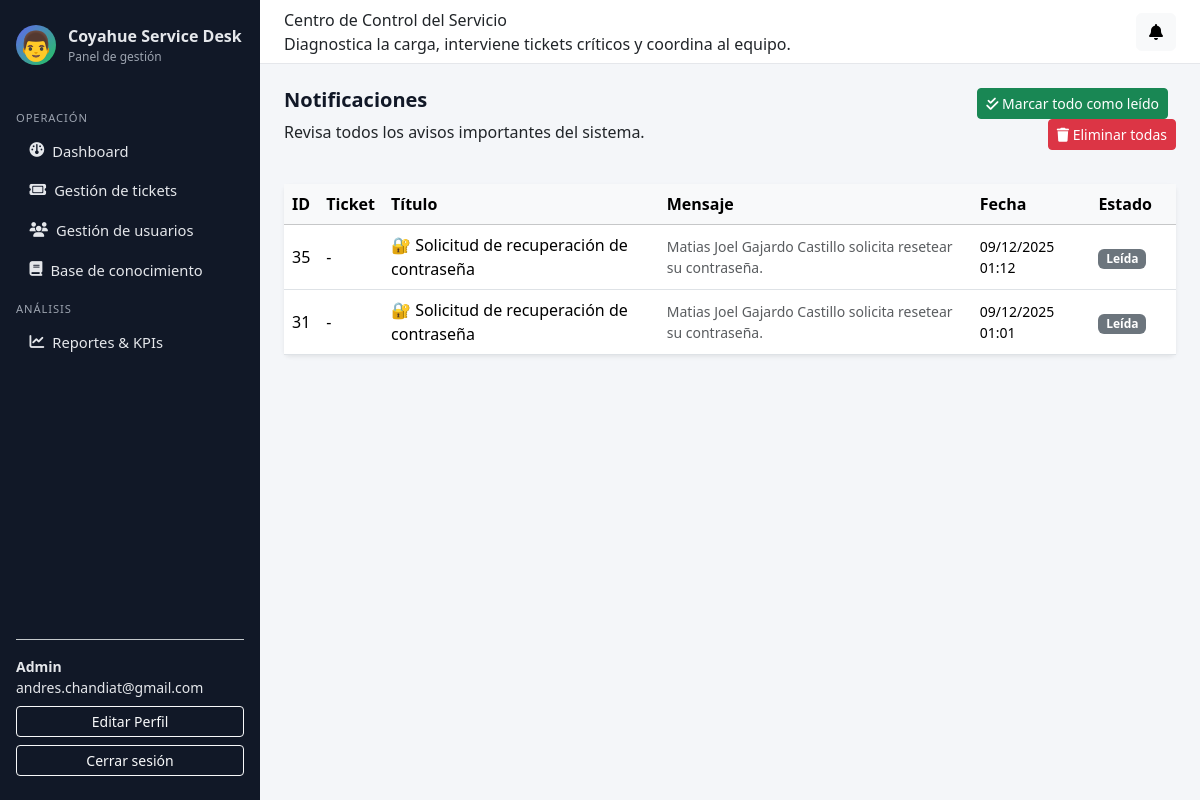
/panel/notificaciones/ (signed in), run on the app's committed database.
### accounts/models.py (models this page shows, shortened)
class Usuario(AbstractUser):
    username = None
    email = models.EmailField("email address", unique=True)
    rol = models.ForeignKey(
        Rol,
        on_delete=models.PROTECT,
        related_name="usuarios",
        null=True,
        blank=True,
    )
    telefono = models.CharField(max_length=30, blank=True)
    departamento = models.CharField(max_length=100, blank=True)
    activo = models.BooleanField(default=True)
    AVATAR_CHOICES = [
        ('👤', '👤 Persona'),
        ('👨', '👨 Hombre'),
        ('👩', '👩 Mujer'),
        ('🧑', '🧑 Persona neutra'),
        ('👔', '👔 Profesional'),
        ('💼', '💼 Ejecutivo'),
        ('🎓', '🎓 Estudiante'),
        ('⚙️', '⚙️ Técnico'),
    ]
    avatar = models.CharField(
        max_length=10,
        choices=AVATAR_CHOICES,
        default='👤',
        help_text="Ícono de perfil personalizado"
    )
    fecha_creacion = models.DateTimeField(auto_now_add=True)
    fecha_actualizacion = models.DateTimeField(auto_now=True)
    USERNAME_FIELD = "email"
    REQUIRED_FIELDS: list[str] = []  # no pedimos username, solo email + password
    objects = UsuarioManager()

class Rol(models.Model):
    nombre_rol = models.CharField(max_length=50, unique=True)
    descripcion = models.TextField(blank=True)
    permisos = models.JSONField(default=dict, blank=True)
    fecha_creacion = models.DateTimeField(auto_now_add=True)

### notifications/models.py (models this page shows, shortened)
class Notificacion(models.Model):
    ticket = models.ForeignKey(Ticket, on_delete=models.CASCADE, related_name="notificaciones", null=True, blank=True)
    usuario_destino = models.ForeignKey(
        Usuario, on_delete=models.CASCADE, related_name="notificaciones"
    )
    tipo_notificacion = models.CharField(max_length=50)  # creacion, asignacion, cambio_estado...
    titulo = models.CharField(max_length=200)
    mensaje = models.TextField()
    fecha_envio = models.DateTimeField(auto_now_add=True)
    leida = models.BooleanField(default=False)
    canal_notificacion = models.CharField(max_length=50, default="portal")  # portal, correo, etc.

### accounts/views.py (the view)
# urls.py: path("panel/notificaciones/", notificaciones_listar, name="notificaciones_listar"),
@login_required
def notificaciones_listar(request):
    notificaciones = Notificacion.objects.filter(
        usuario_destino=request.user
    ).order_by("-fecha_envio")
    return render(request, "notificaciones/listar.html", {
        "notificaciones": notificaciones
    })

### notifications/context_processors.py (called while the page is built)
def notificaciones_context(request):
    if not request.user.is_authenticated:
        return {}
    qs = Notificacion.objects.filter(
        usuario_destino=request.user,
        leida=False
    ).order_by("-fecha_envio")
    return {
        "notificaciones_no_leidas": qs,
        "total_notificaciones_no_leidas": qs.count(),
    }

### templates/notificaciones/listar.html (shortened to what this page needs)
{% extends "base_admin.html" %}
{% block content %}
<div class="row mb-4">
    <div class="col-md-8">
        <h1 class="page-title mb-2">Notificaciones</h1>
        <p class="page-subtitle">Revisa todos los avisos importantes del sistema.</p>
    </div>
    <div class="col-md-4 text-end">
        <a href="{% url 'marcar_todas_leidas' %}" class="btn btn-success btn-sm me-2">
            <i class="fas fa-check-double"></i> Marcar todo como leído
        </a>
        <a href="{% url 'eliminar_todas_notificaciones' %}" class="btn btn-danger btn-sm">
            <i class="fas fa-trash"></i> Eliminar todas
        </a>
    </div>
</div>
<div class="card shadow-sm border-0">
    <div class="card-body p-0">
        <table class="table table-hover align-middle mb-0">
            <thead class="table-light">
                <tr>
                    <th>ID</th>
                    <th>Ticket</th>
                    <th>Título</th>
                    <th>Mensaje</th>
                    <th>Fecha</th>
                    <th>Estado</th>
                    <th></th>
                </tr>
            </thead>
            <tbody>
            {% if notificaciones %}
                {% for notif in notificaciones %}
                <tr class="{% if not notif.leida %}table-warning{% endif %}">
                    <td>{{ notif.id }}</td>
                    <td>
                        {% if notif.ticket %}
                            #{{ notif.ticket.id }} - {{ notif.ticket.titulo|truncatechars:40 }}
                        {% else %}
                            -
                        {% endif %}
                    </td>
                    <td>{{ notif.titulo }}</td>
                    <td class="small text-muted">
                        {{ notif.mensaje|truncatechars:100 }}
                    </td>
                    <td class="small">
                        {{ notif.fecha_envio|date:"d/m/Y H:i" }}
                    </td>
                    <td>
                        {% if notif.leida %}
                            <span class="badge bg-secondary">Leída</span>
                        {% else %}
                            <span class="badge bg-warning text-dark">Pendiente</span>
                        {% endif %}
                    </td>
                    <td>
                    </td>
                </tr>
                {% endfor %}
            {% else %}
                <tr>
                    <td colspan="7" class="text-center py-4 text-muted">
                        No hay notificaciones registradas.
                    </td>
                </tr>
            {% endif %}
            </tbody>
        </table>
    </div>
</div>
{% endblock %}

### templates/base_admin.html (shortened to what this page needs)
{% load static %}
<!DOCTYPE html>
<html lang="es">
<head>
    <link href="https://cdn.jsdelivr.net/npm/bootstrap@5.3.2/dist/css/bootstrap.min.css" rel="stylesheet"/>
    <link rel="stylesheet"
        href="https://cdnjs.cloudflare.com/ajax/libs/font-awesome/6.5.0/css/all.min.css"
/>
</head>
<body>
<div class="layout-wrapper">
    <aside class="sidebar">
        <div class="sidebar-brand">
            <div class="sidebar-brand-icon" style="font-size: 1.8rem;">{{ user.avatar }}</div>
            <div>
                <div class="fw-semibold">Coyahue Service Desk</div>
                <div style="font-size: 0.75rem; color: #9ca3af;">Panel de gestión</div>
            </div>
        </div>
        <nav class="sidebar-nav">
            <div class="sidebar-section-title">Operación</div>
            {% if request.user.is_authenticated and request.user.rol %}
                {% if request.user.rol.nombre_rol|upper == "ADMIN" %}
                    <a href="{% url 'dashboard_admin' %}" class="{% if request.resolver_match.url_name == 'dashboard_admin' %}active-link{% endif %}">
                        <i class="fa-solid fa-gauge"></i> <span>Dashboard</span>
                    </a>
                    <a href="{% url 'tickets_listar' %}" class="{% if request.resolver_match.url_name == 'tickets_listar' %}active-link{% endif %}">
                        <i class="fa-solid fa-ticket"></i> <span>Gestión de tickets</span>
                    </a>
                    <a href="{% url 'usuarios_listar' %}" class="{% if request.resolver_match.url_name in 'usuarios_listar usuarios_crear usuarios_editar usuarios_eliminar' %}active-link{% endif %}">
                        <i class="fa-solid fa-users"></i> <span>Gestión de usuarios</span>
                    </a>
                    <a href="{% url 'faq_admin_listar' %}" class="{% if 'faq_admin' in request.resolver_match.url_name %}active-link{% endif %}">
                        <i class="fa-solid fa-book"></i> <span>Base de conocimiento</span>
                    </a>
                    <div class="sidebar-section-title">Análisis</div>
                    <a href="{% url 'reportes_dashboard' %}" class="{% if request.resolver_match.url_name == 'reportes_dashboard' %}active-link{% endif %}">
                        <i class="fa-solid fa-chart-line"></i> <span>Reportes & KPIs</span>
                    </a>
                {% endif %}
            {% endif %}
        </nav>
        <div class="mt-auto pt-3 border-top border-secondary-subtle small">
            {% if request.user.is_authenticated %}
                <div class="fw-semibold">
                    {% if request.user.rol %}
                        {{ request.user.rol.nombre_rol|title }}
                    {% else %} Usuario {% endif %}
                </div>
                <div class="text-truncate">{{ request.user.email }}</div>
                <a href="{% url 'editar_perfil' %}" class="btn btn-outline-light btn-sm w-100 mt-2">
                     Editar Perfil
                </a>
                <form method="post" action="{% url 'logout' %}" class="mt-2">
                    <button class="btn btn-outline-light btn-sm w-100" type="submit">Cerrar sesión</button>
                </form>
            {% endif %}
        </div>
    </aside>
    <div class="main-area">
        <header class="topbar">
            <div>
                <div class="topbar-title">Centro de Control del Servicio</div>
                <div class="topbar-subtitle">Diagnostica la carga, interviene tickets críticos y coordina al equipo.</div>
            </div>
            <div class="d-flex align-items-center gap-3">
                <div class="dropdown">
                    <button class="btn btn-light position-relative" data-bs-toggle="dropdown">
                        <i class="fa-solid fa-bell"></i>
                    </button>
                </div>
            </div>
        </header>
        <main class="content">
            {% block content %}{% endblock %}
        </main>
    </div>
</div>
</body>
</html>

### templates/base_admin.html (style rules this page uses)
body { font-family: system-ui, -apple-system, BlinkMacSystemFont, "Segoe UI", sans-serif; background-color: #f4f6f9; }
.layout-wrapper { min-height: 100vh; display: flex; flex-direction: row; }
.sidebar { width: 260px; background: #111827; color: #e5e7eb; padding: 1.5rem 1rem; display: flex; flex-direction: column; gap: 1rem; }
.sidebar-brand { display: flex; align-items: center; gap: 0.75rem; margin-bottom: 1rem; }
.sidebar-brand-icon { width: 40px; height: 40px; border-radius: 999px; background: linear-gradient(135deg, #6366f1, #22c55e); display: flex; align-items: center; justify-content: center; color: #fff; font-weight: 700; }
.sidebar-nav a { display: flex; align-items: center; gap: 0.5rem; padding: 0.55rem 0.85rem; border-radius: 0.45rem; color: #e5e7eb; text-decoration: none; font-size: 0.92rem; }
.sidebar-section-title { text-transform: uppercase; font-size: 0.7rem; letter-spacing: 0.08em; color: #9ca3af; margin-top: 0.75rem; margin-bottom: 0.25rem; }
.main-area { flex: 1; display: flex; flex-direction: column; }
.topbar { height: 64px; background: #ffffff; border-bottom: 1px solid #e5e7eb; display: flex; align-items: center; justify-content: space-between; padding: 0 1.5rem; }
.content { padding: 1.5rem; }
.page-title { font-size: 1.25rem; font-weight: 600; color: #111827; }

### data on the page
Usuario: avatar "👨", user.rol.nombre_rol "Admin", user.email "andres.chandiat@gmail.com"
Notificacion: id "35", titulo "🔐 Solicitud de recuperación de contraseña", mensaje "Matias Joel Gajardo Castillo solicita resetear su contraseña.", fecha_envio "09/12/2025 01:12", leida "Leída"
Notificacion: id "31", titulo "🔐 Solicitud de recuperación de contraseña", mensaje "Matias Joel Gajardo Castillo solicita resetear su contraseña.", fecha_envio "09/12/2025 01:01", leida "Leída"
